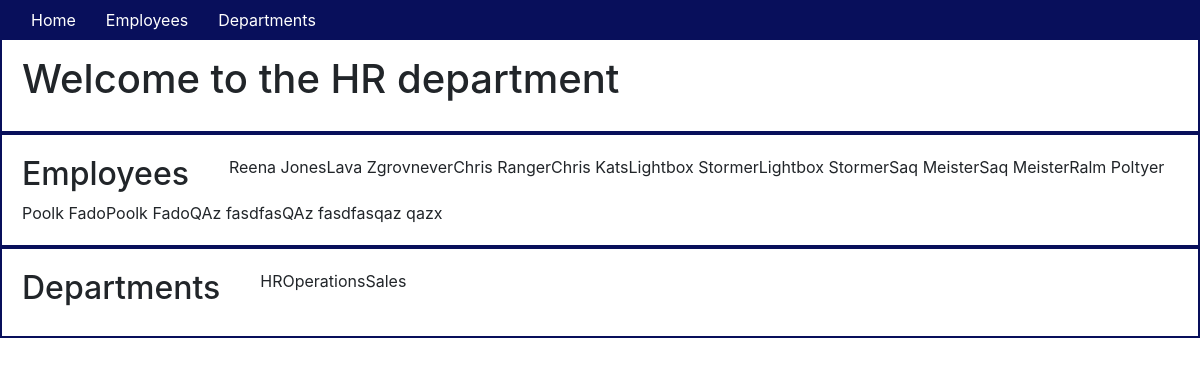
Before: / with the older database file.
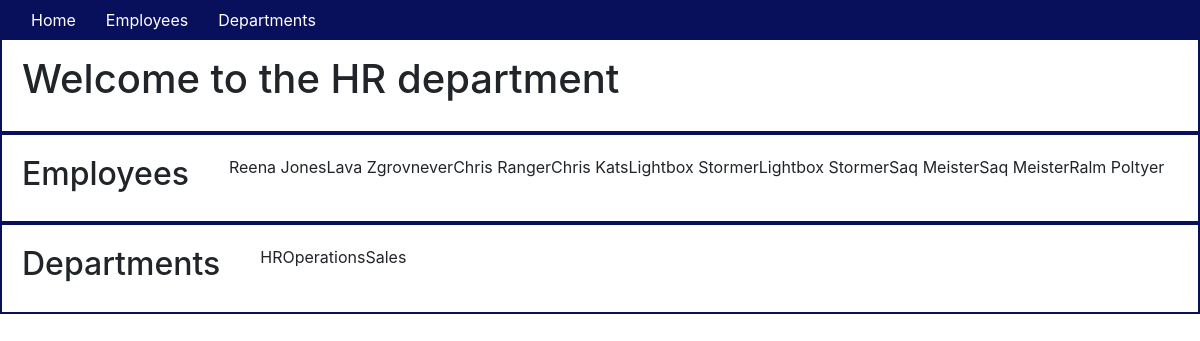
After: the same page with the newer database file.
### app/models.py (models this page shows, shortened)
class Employee(db.Model):
    id = db.Column(db.Integer, primary_key=True)
    first_name = db.Column(db.String(64))
    last_name = db.Column(db.String(64), index=True)
    departments = db.relationship('Department', secondary=links, backref='employee', lazy='dynamic')

class Department(db.Model):
    id = db.Column(db.Integer, primary_key=True)
    name = db.Column(db.String(64))
    employees = db.relationship('Employee', secondary=links, backref='department', lazy='dynamic')

### app/routes.py (the view)
@app.route('/')
def index():
    employees = Employee.query.all()
    departments = Department.query.all()
    return render_template('index.html', title="Home", employees=employees, departments=departments)

### app/templates/index.html
{% extends "base.html" %} {% block content %}
<div class="container-fluid">
    <div class="row">
        <h1>Welcome to the HR department</h1>
    </div>
    <div class="row">
        <h2>Employees</h2>
        <ul>
            {% for employee in employees %}
            <li>{{employee.first_name}} {{employee.last_name}} </li>
        </ul>
        {% endfor %}
    </div>
    <div class="row">
        <h2>Departments</h2>
        <ul>
            {% for department in departments %}
            <li>{{department.name}}</li>
        </ul>
        {% endfor %}
    </div>
</div>
{% endblock %}

### app/templates/base.html (shortened to what this page needs)
<!DOCTYPE html>
<html lang="en">
<head>
    <link rel="stylesheet" href="../static/css/styles.css">
    <link rel="stylesheet" href="https://stackpath.bootstrapcdn.com/bootstrap/4.4.1/css/bootstrap.min.css">
</head>
<body>
    <div class="header">
        <nav class="navbar fixed-top navbar-expand-sm">
            <div class="collapse navbar-collapse" id="navbarMenu">
                <ul class="navbar-nav">
                    <li><a href="/">Home</a></li>
                    <li><a href="/employees">Employees</a></li>
                    <li><a href="/departments">Departments</a></li>
                </ul>
            </div>
        </nav>
    </div>
    <hr> {% block content %}{% endblock %}
</body>
</html>

### app/static/css/styles.css (style rules this page uses)
nav { background-color: #080F5B; }
nav a { color: white; padding: 15px }
.navbar-nav { list-style-type: none; }
.row { padding: 20px; border: solid #080F5B 2px; }
li { list-style-type: none; }

Changed rows visible on the page:
removed Employee: first_name "Poolk", last_name "Fado"
removed Employee: first_name "Poolk", last_name "Fado"
removed Employee: first_name "QAz", last_name "fasdfas"
removed Employee: first_name "QAz", last_name "fasdfas"
removed Employee: first_name "qaz", last_name "qazx"
